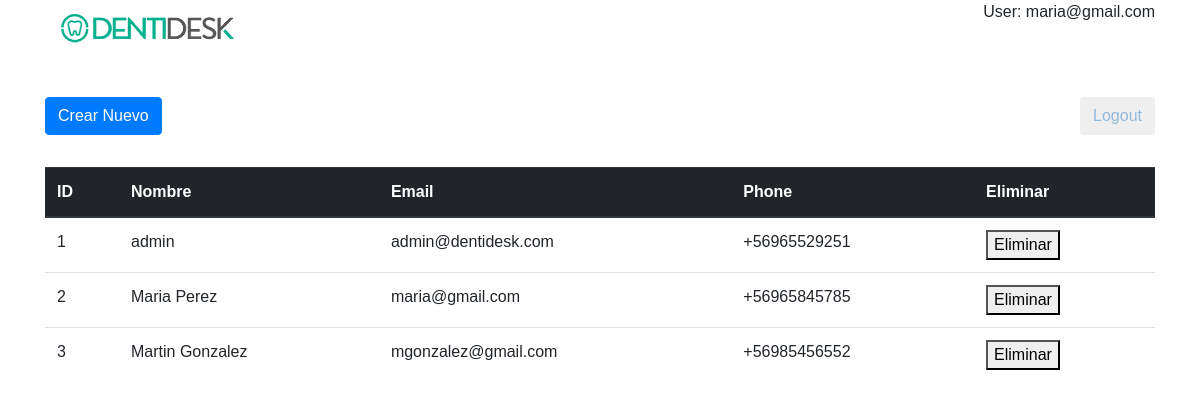
/Views/main.php (signed in), run on the app's committed database.
### tables this page shows
CREATE TABLE `users`  (
  `user_id` int(11) NOT NULL AUTO_INCREMENT,
  `name` varchar(150) NOT NULL,
  `email` varchar(255) NOT NULL,
  `phone` varchar(12) NULL DEFAULT NULL,
  `password` varchar(255) NOT NULL,
  `created_at` datetime NULL DEFAULT NULL,
  PRIMARY KEY (`user_id`) USING BTREE
);

### Views/main.php (the view, shortened to what this page needs)
<?php
try
{
    $db = new PDO("mysql:host=".DB_HOST.";dbname=".DB_NAME,DB_USER, DB_PASS,
    array(PDO::MYSQL_ATTR_INIT_COMMAND => "SET NAMES 'utf8'"));
}
catch (PDOException $e)
{
    exit("Error: " . $e->getMessage());
}
?>
<!doctype html>
<html lang="en">
  <head>
    <link rel="stylesheet" href="https://maxcdn.bootstrapcdn.com/bootstrap/4.0.0/css/bootstrap.min.css">
    <link rel="stylesheet" href="Vendor/css/style.css">
  </head>
    <div class="container">
        <div class="row">
            <div class="col">
                <img src="../Vendor/img/logo.png" />
            </div>
            <div class="col text-right">
                <?php echo "User: ".$_SESSION['email'] ?>
            </div>
        </div>
        <div class="row" style="margin-top: 3em;">
            <div class="col-md-6 text-left">
                <a href="create.php">
                    <button type="button" class="btn btn-primary">  Crear Nuevo  </button>
                </a>
            </div>
            <div class="col-md-6 text-right">
                <button type="button" class="btn btn-alert"><a href="../Models/Close.php">Logout </a></button>
            </div>
        </div>
        <div class="row" style="margin-top: 2em;">
            <div class="col">
            <table class="table">
                    <thead class="thead-dark">
                        <tr>
                        <th scope="col">ID</th>
                        <th scope="col">Nombre</th>
                        <th scope="col">Email</th>
                        <th scope="col">Phone</th>
                        <th scope="col">Eliminar</th>
                        </tr>
                    </thead>
                    <tbody>
<?php
$sql = "SELECT * FROM users";
$query = $db -> prepare($sql);
$query -> execute();
$results = $query -> fetchAll(PDO::FETCH_OBJ);
if($query -> rowCount() > 0)   {
foreach($results as $result) {
echo "<tr>
<td>".$result -> user_id."</td>
<td>".$result -> name."</td>
<td>".$result -> email."</td>
<td>".$result -> phone."</td>
<td>
<form  onsubmit=\"return confirm('Realmente desea eliminar el registro?');\" method='POST' action='../Controllers/DeleteController.php'>
<input type='hidden' name='id' value='".$result -> user_id."'>
<button name='eliminar'>Eliminar</button>
</form>
</td>
</tr>";
   }
 }
?>
</tbody>
                    </table>
            </div>
        </div>
   </div>
  </body>
</html>

### data on the page
users: user_id "1", name "admin", email "admin@dentidesk.com", phone "+56965529251"
users: user_id "2", name "Maria Perez", email "maria@gmail.com", phone "+56965845785"
users: user_id "3", name "Martin Gonzalez", email "mgonzalez@gmail.com", phone "+56985456552"

### other printed values
$_SESSION['email'] "maria@gmail.com"
